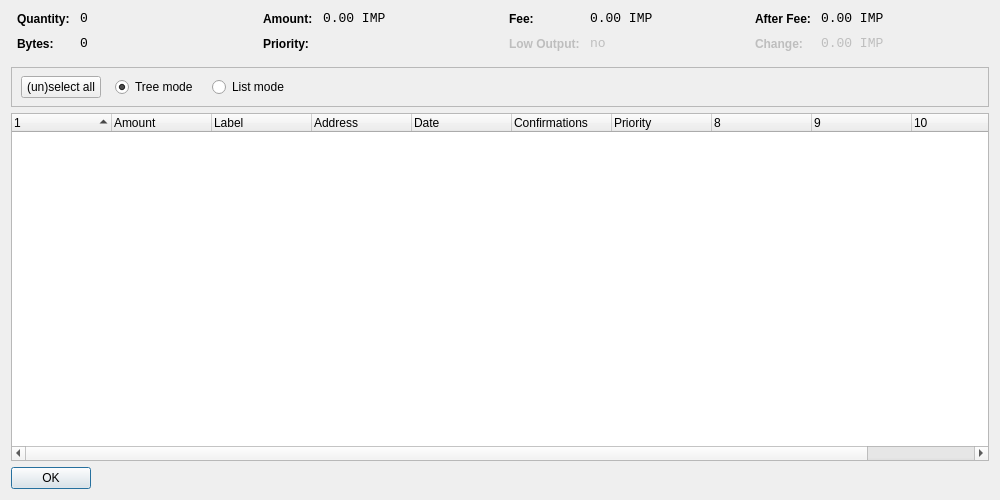
<?xml version="1.0" encoding="UTF-8"?>
<ui version="4.0">
 <class>CoinControlDialog</class>
 <widget class="QDialog" name="CoinControlDialog">
  <property name="geometry">
   <rect>
    <x>0</x>
    <y>0</y>
    <width>1000</width>
    <height>500</height>
   </rect>
  </property>
  <property name="windowTitle">
   <string>Coin Control</string>
  </property>
  <layout class="QVBoxLayout" name="verticalLayout">
   <item>
    <layout class="QHBoxLayout" name="horizontalLayoutTop" stretch="0,0,0,0">
     <property name="topMargin">
      <number>0</number>
     </property>
     <property name="bottomMargin">
      <number>10</number>
     </property>
     <item>
      <layout class="QFormLayout" name="formLayoutCoinControl1">
       <property name="horizontalSpacing">
        <number>10</number>
       </property>
       <property name="verticalSpacing">
        <number>10</number>
       </property>
       <property name="leftMargin">
        <number>6</number>
       </property>
       <property name="rightMargin">
        <number>6</number>
       </property>
       <item row="0" column="0">
        <widget class="QLabel" name="labelCoinControlQuantityText">
         <property name="styleSheet">
          <string notr="true">font-weight:bold;</string>
         </property>
         <property name="text">
          <string>Quantity:</string>
         </property>
        </widget>
       </item>
       <item row="0" column="1">
        <widget class="QLabel" name="labelCoinControlQuantity">
         <property name="font">
          <font>
           <family>Monospace</family>
           <pointsize>10</pointsize>
          </font>
         </property>
         <property name="cursor">
          <cursorShape>IBeamCursor</cursorShape>
         </property>
         <property name="contextMenuPolicy">
          <enum>Qt::ActionsContextMenu</enum>
         </property>
         <property name="text">
          <string notr="true">0</string>
         </property>
         <property name="textInteractionFlags">
          <set>Qt::LinksAccessibleByMouse|Qt::TextSelectableByKeyboard|Qt::TextSelectableByMouse</set>
         </property>
        </widget>
       </item>
       <item row="1" column="0">
        <widget class="QLabel" name="labelCoinControlBytesText">
         <property name="styleSheet">
          <string notr="true">font-weight:bold;</string>
         </property>
         <property name="text">
          <string>Bytes:</string>
         </property>
        </widget>
       </item>
       <item row="1" column="1">
        <widget class="QLabel" name="labelCoinControlBytes">
         <property name="font">
          <font>
           <family>Monospace</family>
           <pointsize>10</pointsize>
          </font>
         </property>
         <property name="cursor">
          <cursorShape>IBeamCursor</cursorShape>
         </property>
         <property name="contextMenuPolicy">
          <enum>Qt::ActionsContextMenu</enum>
         </property>
         <property name="text">
          <string notr="true">0</string>
         </property>
         <property name="textInteractionFlags">
          <set>Qt::LinksAccessibleByMouse|Qt::TextSelectableByKeyboard|Qt::TextSelectableByMouse</set>
         </property>
        </widget>
       </item>
      </layout>
     </item>
     <item>
      <layout class="QFormLayout" name="formLayoutCoinControl2">
       <property name="horizontalSpacing">
        <number>10</number>
       </property>
       <property name="verticalSpacing">
        <number>10</number>
       </property>
       <property name="leftMargin">
        <number>6</number>
       </property>
       <property name="rightMargin">
        <number>6</number>
       </property>
       <item row="0" column="0">
        <widget class="QLabel" name="labelCoinControlAmountText">
         <property name="styleSheet">
          <string notr="true">font-weight:bold;</string>
         </property>
         <property name="text">
          <string>Amount:</string>
         </property>
        </widget>
       </item>
       <item row="0" column="1">
        <widget class="QLabel" name="labelCoinControlAmount">
         <property name="font">
          <font>
           <family>Monospace</family>
           <pointsize>10</pointsize>
          </font>
         </property>
         <property name="cursor">
          <cursorShape>IBeamCursor</cursorShape>
         </property>
         <property name="contextMenuPolicy">
          <enum>Qt::ActionsContextMenu</enum>
         </property>
         <property name="text">
          <string notr="true">0.00 IMP</string>
         </property>
         <property name="textInteractionFlags">
          <set>Qt::LinksAccessibleByMouse|Qt::TextSelectableByKeyboard|Qt::TextSelectableByMouse</set>
         </property>
        </widget>
       </item>
       <item row="1" column="0">
        <widget class="QLabel" name="labelCoinControlPriorityText">
         <property name="styleSheet">
          <string notr="true">font-weight:bold;</string>
         </property>
         <property name="text">
          <string>Priority:</string>
         </property>
        </widget>
       </item>
       <item row="1" column="1">
        <widget class="QLabel" name="labelCoinControlPriority">
         <property name="font">
          <font>
           <family>Monospace</family>
           <pointsize>10</pointsize>
          </font>
         </property>
         <property name="cursor">
          <cursorShape>IBeamCursor</cursorShape>
         </property>
         <property name="contextMenuPolicy">
          <enum>Qt::ActionsContextMenu</enum>
         </property>
         <property name="text">
          <string/>
         </property>
         <property name="textInteractionFlags">
          <set>Qt::LinksAccessibleByMouse|Qt::TextSelectableByKeyboard|Qt::TextSelectableByMouse</set>
         </property>
        </widget>
       </item>
      </layout>
     </item>
     <item>
      <layout class="QFormLayout" name="formLayoutCoinControl3">
       <property name="horizontalSpacing">
        <number>10</number>
       </property>
       <property name="verticalSpacing">
        <number>10</number>
       </property>
       <property name="leftMargin">
        <number>6</number>
       </property>
       <property name="rightMargin">
        <number>6</number>
       </property>
       <item row="0" column="0">
        <widget class="QLabel" name="labelCoinControlFeeText">
         <property name="styleSheet">
          <string notr="true">font-weight:bold;</string>
         </property>
         <property name="text">
          <string>Fee:</string>
         </property>
        </widget>
       </item>
       <item row="0" column="1">
        <widget class="QLabel" name="labelCoinControlFee">
         <property name="font">
          <font>
           <family>Monospace</family>
           <pointsize>10</pointsize>
          </font>
         </property>
         <property name="cursor">
          <cursorShape>IBeamCursor</cursorShape>
         </property>
         <property name="contextMenuPolicy">
          <enum>Qt::ActionsContextMenu</enum>
         </property>
         <property name="text">
          <string notr="true">0.00 IMP</string>
         </property>
         <property name="textInteractionFlags">
          <set>Qt::LinksAccessibleByMouse|Qt::TextSelectableByKeyboard|Qt::TextSelectableByMouse</set>
         </property>
        </widget>
       </item>
       <item row="1" column="0">
        <widget class="QLabel" name="labelCoinControlLowOutputText">
         <property name="enabled">
          <bool>false</bool>
         </property>
         <property name="styleSheet">
          <string notr="true">font-weight:bold;</string>
         </property>
         <property name="text">
          <string>Low Output:</string>
         </property>
        </widget>
       </item>
       <item row="1" column="1">
        <widget class="QLabel" name="labelCoinControlLowOutput">
         <property name="enabled">
          <bool>false</bool>
         </property>
         <property name="font">
          <font>
           <family>Monospace</family>
           <pointsize>10</pointsize>
          </font>
         </property>
         <property name="cursor">
          <cursorShape>IBeamCursor</cursorShape>
         </property>
         <property name="contextMenuPolicy">
          <enum>Qt::ActionsContextMenu</enum>
         </property>
         <property name="text">
          <string notr="true">no</string>
         </property>
         <property name="textInteractionFlags">
          <set>Qt::LinksAccessibleByMouse|Qt::TextSelectableByKeyboard|Qt::TextSelectableByMouse</set>
         </property>
        </widget>
       </item>
      </layout>
     </item>
     <item>
      <layout class="QFormLayout" name="formLayoutCoinControl4">
       <property name="horizontalSpacing">
        <number>10</number>
       </property>
       <property name="verticalSpacing">
        <number>10</number>
       </property>
       <property name="leftMargin">
        <number>6</number>
       </property>
       <property name="rightMargin">
        <number>6</number>
       </property>
       <item row="0" column="0">
        <widget class="QLabel" name="labelCoinControlAfterFeeText">
         <property name="styleSheet">
          <string notr="true">font-weight:bold;</string>
         </property>
         <property name="text">
          <string>After Fee:</string>
         </property>
        </widget>
       </item>
       <item row="0" column="1">
        <widget class="QLabel" name="labelCoinControlAfterFee">
         <property name="font">
          <font>
           <family>Monospace</family>
           <pointsize>10</pointsize>
          </font>
         </property>
         <property name="cursor">
          <cursorShape>IBeamCursor</cursorShape>
         </property>
         <property name="contextMenuPolicy">
          <enum>Qt::ActionsContextMenu</enum>
         </property>
         <property name="text">
          <string notr="true">0.00 IMP</string>
         </property>
         <property name="textInteractionFlags">
          <set>Qt::LinksAccessibleByMouse|Qt::TextSelectableByKeyboard|Qt::TextSelectableByMouse</set>
         </property>
        </widget>
       </item>
       <item row="1" column="0">
        <widget class="QLabel" name="labelCoinControlChangeText">
         <property name="enabled">
          <bool>false</bool>
         </property>
         <property name="styleSheet">
          <string notr="true">font-weight:bold;</string>
         </property>
         <property name="text">
          <string>Change:</string>
         </property>
        </widget>
       </item>
       <item row="1" column="1">
        <widget class="QLabel" name="labelCoinControlChange">
         <property name="enabled">
          <bool>false</bool>
         </property>
         <property name="font">
          <font>
           <family>Monospace</family>
           <pointsize>10</pointsize>
          </font>
         </property>
         <property name="cursor">
          <cursorShape>IBeamCursor</cursorShape>
         </property>
         <property name="contextMenuPolicy">
          <enum>Qt::ActionsContextMenu</enum>
         </property>
         <property name="text">
          <string notr="true">0.00 IMP</string>
         </property>
         <property name="textInteractionFlags">
          <set>Qt::LinksAccessibleByMouse|Qt::TextSelectableByKeyboard|Qt::TextSelectableByMouse</set>
         </property>
        </widget>
       </item>
      </layout>
     </item>
    </layout>
   </item>
   <item>
    <widget class="QFrame" name="frame">
     <property name="minimumSize">
      <size>
       <width>0</width>
       <height>40</height>
      </size>
     </property>
     <property name="frameShape">
      <enum>QFrame::StyledPanel</enum>
     </property>
     <property name="frameShadow">
      <enum>QFrame::Sunken</enum>
     </property>
     <widget class="QWidget" name="horizontalLayoutWidget">
      <property name="geometry">
       <rect>
        <x>10</x>
        <y>0</y>
        <width>781</width>
        <height>41</height>
       </rect>
      </property>
      <layout class="QHBoxLayout" name="horizontalLayoutPanel" stretch="0,0,0,0,0">
       <property name="spacing">
        <number>14</number>
       </property>
       <item>
        <widget class="QPushButton" name="pushButtonSelectAll">
         <property name="sizePolicy">
          <sizepolicy hsizetype="Maximum" vsizetype="Fixed">
           <horstretch>0</horstretch>
           <verstretch>0</verstretch>
          </sizepolicy>
         </property>
         <property name="text">
          <string>(un)select all</string>
         </property>
        </widget>
       </item>
       <item>
        <widget class="QRadioButton" name="radioTreeMode">
         <property name="sizePolicy">
          <sizepolicy hsizetype="Maximum" vsizetype="Fixed">
           <horstretch>0</horstretch>
           <verstretch>0</verstretch>
          </sizepolicy>
         </property>
         <property name="text">
          <string>Tree mode</string>
         </property>
         <property name="checked">
          <bool>true</bool>
         </property>
        </widget>
       </item>
       <item>
        <widget class="QRadioButton" name="radioListMode">
         <property name="sizePolicy">
          <sizepolicy hsizetype="Maximum" vsizetype="Fixed">
           <horstretch>0</horstretch>
           <verstretch>0</verstretch>
          </sizepolicy>
         </property>
         <property name="text">
          <string>List mode</string>
         </property>
        </widget>
       </item>
       <item>
        <spacer name="horizontalSpacer">
         <property name="orientation">
          <enum>Qt::Horizontal</enum>
         </property>
         <property name="sizeHint" stdset="0">
          <size>
           <width>40</width>
           <height>20</height>
          </size>
         </property>
        </spacer>
       </item>
      </layout>
     </widget>
    </widget>
   </item>
   <item>
    <widget class="CoinControlTreeWidget" name="treeWidget">
     <property name="contextMenuPolicy">
      <enum>Qt::CustomContextMenu</enum>
     </property>
     <property name="sortingEnabled">
      <bool>false</bool>
     </property>
     <property name="columnCount">
      <number>11</number>
     </property>
     <attribute name="headerShowSortIndicator" stdset="0">
      <bool>true</bool>
     </attribute>
     <attribute name="headerStretchLastSection">
      <bool>false</bool>
     </attribute>
     <column>
      <property name="text">
       <string/>
      </property>
     </column>
     <column>
      <property name="text">
       <string>Amount</string>
      </property>
     </column>
     <column>
      <property name="text">
       <string>Label</string>
      </property>
     </column>
     <column>
      <property name="text">
       <string>Address</string>
      </property>
     </column>
     <column>
      <property name="text">
       <string>Date</string>
      </property>
     </column>
     <column>
      <property name="text">
       <string>Confirmations</string>
      </property>
      <property name="toolTip">
       <string>Confirmed</string>
      </property>
     </column>
     <column>
      <property name="text">
       <string>Priority</string>
      </property>
     </column>
     <column>
      <property name="text">
       <string/>
      </property>
     </column>
     <column>
      <property name="text">
       <string/>
      </property>
     </column>
     <column>
      <property name="text">
       <string/>
      </property>
     </column>
     <column>
      <property name="text">
       <string/>
      </property>
     </column>
    </widget>
   </item>
   <item>
    <widget class="QDialogButtonBox" name="buttonBox">
     <property name="sizePolicy">
      <sizepolicy hsizetype="Maximum" vsizetype="Fixed">
       <horstretch>0</horstretch>
       <verstretch>0</verstretch>
      </sizepolicy>
     </property>
     <property name="orientation">
      <enum>Qt::Horizontal</enum>
     </property>
     <property name="standardButtons">
      <set>QDialogButtonBox::Ok</set>
     </property>
    </widget>
   </item>
  </layout>
 </widget>
 <customwidgets>
  <customwidget>
   <class>CoinControlTreeWidget</class>
   <extends>QTreeWidget</extends>
   <header>coincontroltreewidget.h</header>
  </customwidget>
 </customwidgets>
 <resources/>
 <connections/>
</ui>
